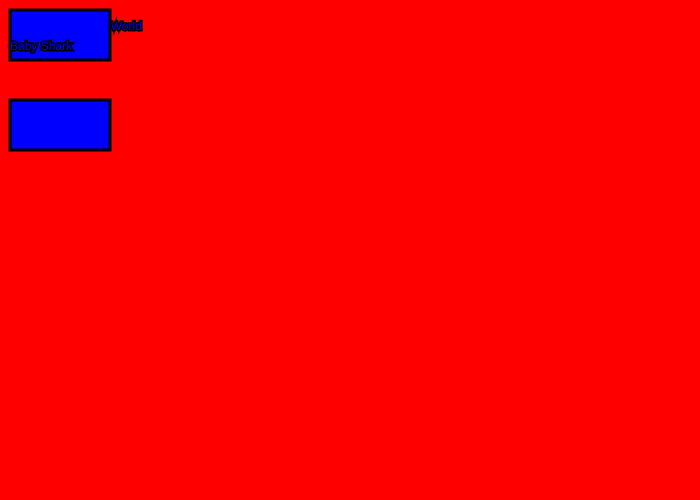
Frame 1 (no input)
Frame 60 (no input): identical to frame 1, image omitted
Frame 120 (the mouse pressed at the canvas centre since frame 60): identical to frame 1, image omitted

The p5.js sketch that drew this single still picture (run headless with seeded random() and noise() and a simulated clock; from frame 60 on, the mouse is pressed at the canvas centre):

// p5.js sketch
// ── sketch.js
function setup()
{
  createCanvas(700,500);

}

function draw()
{
	background(255,0,0)

	fill(0,0,255);
	stroke(0,0,0);
	strokeWeight(3);

	text("Hello World",80,30);

	rect(10,10,100,50);

	text("Baby Shark",10,50);

	text("Donald Trump",10,130);

  rect(10,100,100,50);

  fill(255,255,255);

}
